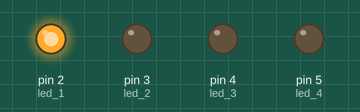
Bench run of a sketch on a simulated Arduino Uno, built with avr-gcc and run on an emulated ATmega328P. Parts: output pins drawn as LEDs (lit = HIGH).

Above: at 0.02 s.
At 0.72 s:
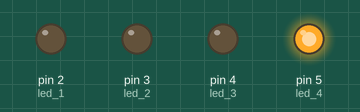
At 1.47 s:
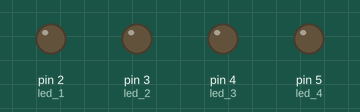
At 2.22 s:
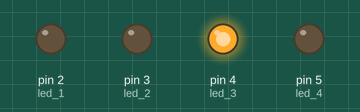
At 2.92 s:
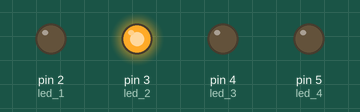
Timing chart, 0 to 3.2 s (numbered marks = the images above):
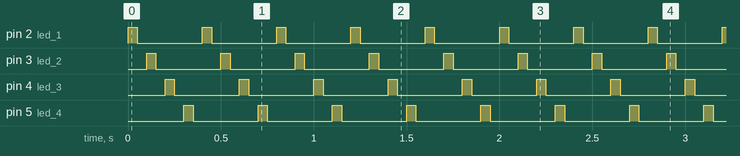

Measured:
- by itself, pin 2 (led_1), pin 3 (led_2), pin 4 (led_3), pin 5 (led_4): alternates HIGH for 0.05 s and LOW for 0.35 s

The sketch:

analizador_logico.ino
```cpp
/*
 * Programa para generar 4 señales de 100ms
 * para visualizarlas con el analizador logico 24Mhz 8CH
 * Rafael Lozano Rolon
 * soporte@taloselectronics.com
 */
const byte led_1 = 2;
const byte led_2 = 3;
const byte led_3 = 4;
const byte led_4 = 5;

const int TIEMPO=50;

void setup()
{
    pinMode(led_1, OUTPUT);
    pinMode(led_2, OUTPUT);
    pinMode(led_3, OUTPUT);
    pinMode(led_4, OUTPUT);
}
void loop()
{
    digitalWrite(led_1, HIGH);
    delay(TIEMPO);
    digitalWrite(led_1, LOW);
    delay(TIEMPO);
    digitalWrite(led_2, HIGH);
    delay(TIEMPO);
    digitalWrite(led_2, LOW);
    delay(TIEMPO);
    digitalWrite(led_3, HIGH);
    delay(TIEMPO);
    digitalWrite(led_3, LOW);
    delay(TIEMPO);
    digitalWrite(led_4, HIGH);
    delay(TIEMPO);
    digitalWrite(led_4, LOW);
    delay(TIEMPO);
}
```
